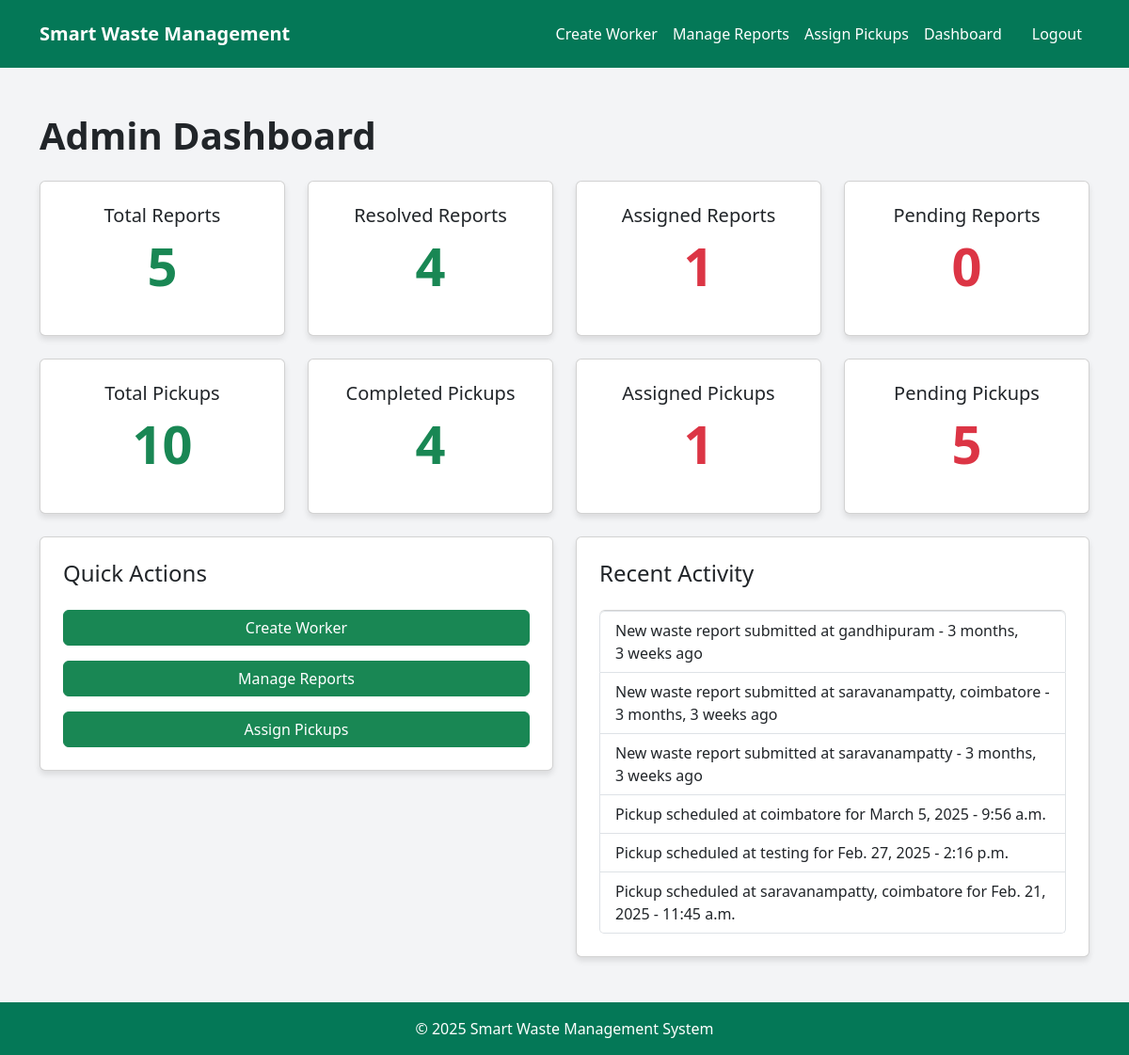
/admins/admin-dashboard (signed in), run on an earlier commit of the app's database.
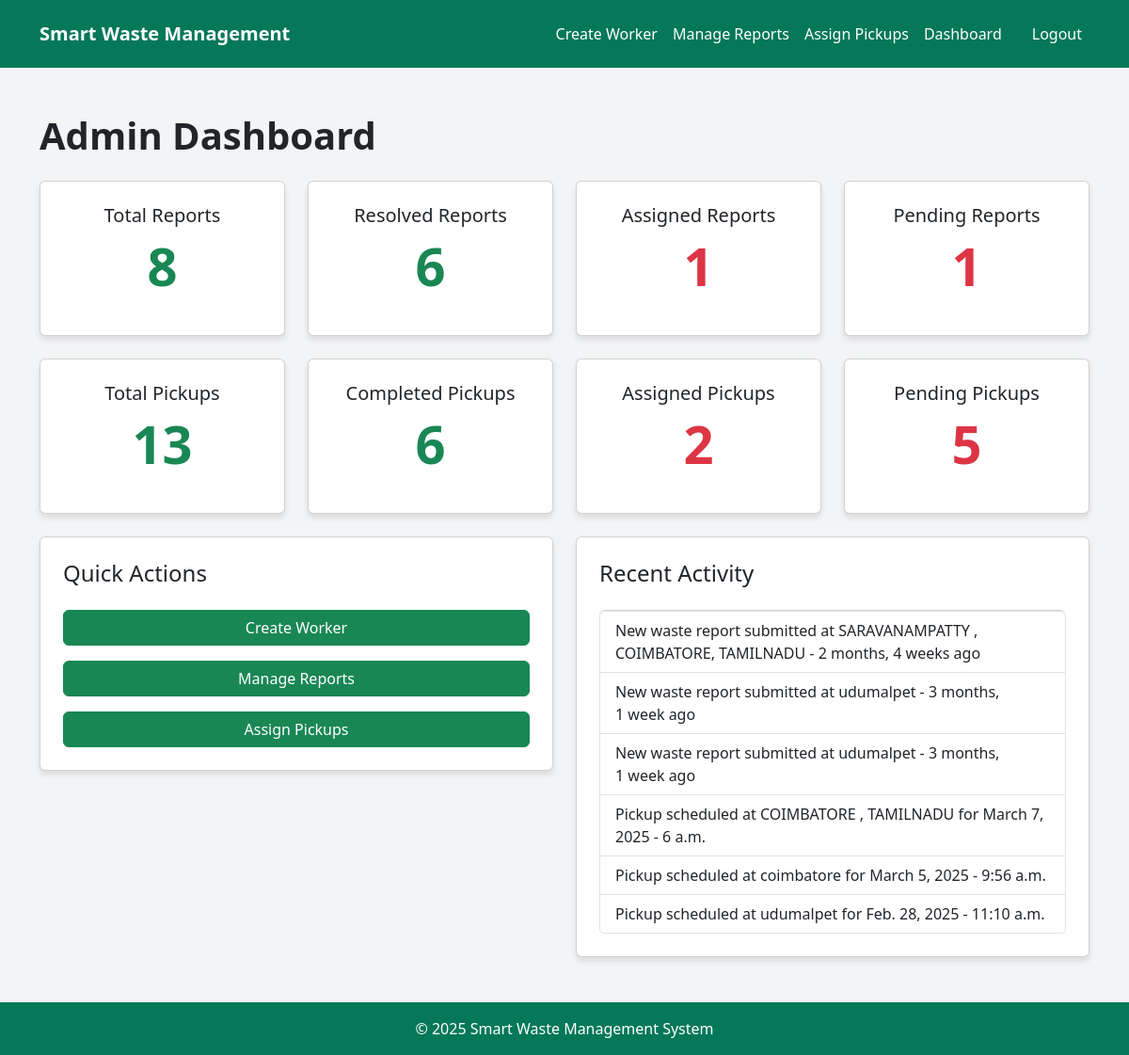
And on a later commit of the database.
### Users/models.py (models this page shows, shortened)
class WasteReport(models.Model):
    id = models.UUIDField(primary_key=True, default=uuid.uuid4, editable=False)
    user = models.ForeignKey(settings.AUTH_USER_MODEL, on_delete=models.CASCADE, related_name="reports", limit_choices_to={'role': 'publicUser'})
    admin = models.ForeignKey(settings.AUTH_USER_MODEL, on_delete=models.CASCADE, related_name="assigned_reports", limit_choices_to={'role': 'administrator'},null=True,blank=True)
    image = models.ImageField(upload_to='waste_reports/', blank=True, null=True)
    description = models.TextField()
    location = models.CharField(max_length=255)
    status = models.CharField(max_length=20, choices=[
        ('pending', 'Pending'),
        ('assigned', 'Assigned'),
        ('resolved', 'Resolved'),
    ], default='pending')
    assigned_worker = models.ForeignKey(settings.AUTH_USER_MODEL, on_delete=models.SET_NULL, null=True, blank=True, related_name="report_tasks", limit_choices_to={'role': 'worker'})
    created_at = models.DateTimeField(auto_now_add=True)
    updated_at = models.DateTimeField(auto_now=True)

class WastePickup(models.Model):
    id = models.UUIDField(primary_key=True, default=uuid.uuid4, editable=False)
    user = models.ForeignKey(settings.AUTH_USER_MODEL, on_delete=models.CASCADE, related_name="pickups", limit_choices_to={'role': 'publicUser'})
    admin = models.ForeignKey(settings.AUTH_USER_MODEL, on_delete=models.CASCADE, related_name="assigned_pickups", limit_choices_to={'role': 'administrator'})
    worker = models.ForeignKey(settings.AUTH_USER_MODEL, on_delete=models.SET_NULL, null=True, blank=True, related_name="pickup_tasks", limit_choices_to={'role': 'worker'})
    date = models.DateField()
    time = models.TimeField()
    location = models.CharField(max_length=255)
    status = models.CharField(max_length=20, choices=[
        ('scheduled', 'Scheduled'),
        ('assigned', 'Assigned'),
        ('completed', 'Completed'),
    ], default='scheduled')

### Admins/views.py (the view)
# urls.py: path('admin-dashboard', views.admin_dashboard, name='admin-dashboard'),
@login_required
def admin_dashboard(request):
    total_reports = WasteReport.objects.count() if WasteReport.objects.exists() else 0
    resolved_reports = WasteReport.objects.filter(status="resolved").count() if WasteReport.objects.exists() else 0
    pending_reports = WasteReport.objects.filter(status="pending").count() if WasteReport.objects.exists() else 0
    assigned_reports = WasteReport.objects.filter(status="assigned").count() if WasteReport.objects.exists() else 0
    total_pickups = WastePickup.objects.count() if WastePickup.objects.exists() else 0
    completed_pickups = WastePickup.objects.filter(status="completed").count() if WastePickup.objects.exists() else 0
    pending_pickups = WastePickup.objects.filter(status="scheduled").count() if WastePickup.objects.exists() else 0
    assigned_pickups = WastePickup.objects.filter(status="assigned").count() if WastePickup.objects.exists() else 0
    recent_reports = WasteReport.objects.order_by('-created_at')[:3] if WasteReport.objects.exists() else []
    recent_pickups = WastePickup.objects.order_by('-date', '-time')[:3] if WastePickup.objects.exists() else []
    context = {
        "total_reports": total_reports,
        "resolved_reports": resolved_reports,
        "pending_reports": pending_reports,
        "assigned_reports": assigned_reports,
        "total_pickups": total_pickups,
        "completed_pickups": completed_pickups,
        "pending_pickups": pending_pickups,
        "assigned_pickups": assigned_pickups,
        "recent_reports": recent_reports,
        "recent_pickups": recent_pickups,
    }
    return render(request, "Admins/adminDashboard.html", context)

### Admins/templates/Admins/adminDashboard.html
{% extends 'main.html' %}
{% block content %}
<main>
<div class="container mt-5">
    <h1 class="text-start fw-bold mb-4">Admin Dashboard</h1>
    <div class="row mb-4">
        <div class="col-md-3">
            <div class="card p-4 text-center">
                <h2 class="h5">Total Reports</h2>
                <p class="display-4 text-success fw-bold">{{total_reports|default:"0" }}</p>
            </div>
        </div>
        <div class="col-md-3">
            <div class="card p-4 text-center">
                <h2 class="h5">Resolved Reports</h2>
                <p class="display-4 text-success fw-bold">{{ resolved_reports }}</p>
            </div>
        </div>
        <div class="col-md-3">
            <div class="card p-4 text-center">
                <h2 class="h5">Assigned Reports</h2>
                <p class="display-4 text-danger fw-bold">{{ assigned_reports }}</p>
            </div>
        </div>
        <div class="col-md-3">
            <div class="card p-4 text-center">
                <h2 class="h5">Pending Reports</h2>
                <p class="display-4 text-danger fw-bold">{{ pending_reports }}</p>
            </div>
        </div>
    </div>
    <div class="row mb-4">
        <div class="col-md-3">
            <div class="card p-4 text-center">
                <h2 class="h5">Total Pickups</h2>
                <p class="display-4 text-success fw-bold">{{ total_pickups }}</p>
            </div>
        </div>
        <div class="col-md-3">
            <div class="card p-4 text-center">
                <h2 class="h5">Completed Pickups</h2>
                <p class="display-4 text-success fw-bold">{{ completed_pickups }}</p>
            </div>
        </div>
        <div class="col-md-3">
            <div class="card p-4 text-center">
                <h2 class="h5">Assigned Pickups</h2>
                <p class="display-4 text-danger fw-bold">{{ assigned_pickups }}</p>
            </div>
        </div>
        <div class="col-md-3">
            <div class="card p-4 text-center">
                <h2 class="h5">Pending Pickups</h2>
                <p class="display-4 text-danger fw-bold">{{ pending_pickups }}</p>
            </div>
        </div>
    </div>
    <div class="row">
        <div class="col-md-6">
            <div class="card p-4">
                <h2 class="h4">Quick Actions</h2>
                <div class="d-grid gap-3 mt-3">
                    <a href="{% url 'Admins:create-worker' %}" class="btn btn-success">Create Worker</a>
                    <a href="{% url 'Admins:manage-report' %}" class="btn btn-success">Manage Reports</a>
                    <a href="{% url 'Admins:view-pickups' %}" class="btn btn-success">Assign Pickups</a>
                </div>
            </div>
        </div>
        <div class="col-md-6">
            <div class="card p-4">
                <h2 class="h4">Recent Activity</h2>
                <ul class="list-group mt-3">
                    {% for report in recent_reports %}
                        <li class="list-group-item">New waste report submitted at {{ report.location }} - {{ report.created_at|timesince }} ago</li>
                    {% empty %}
                        <li class="list-group-item text-muted">No recent reports</li>
                    {% endfor %}
                    {% for pickup in recent_pickups %}
                        <li class="list-group-item">Pickup scheduled at {{ pickup.location }} for {{ pickup.date }} - {{ pickup.time }}</li>
                    {% empty %}
                        <li class="list-group-item text-muted">No recent pickups</li>
                    {% endfor %}
                </ul>
            </div>
        </div>
    </div>
</div>
</main>
{% endblock content %}

What changed in the data, as far as the page shows it:
no longer on this page (row unchanged): WasteReport: location "gandhipuram", created_at "3 months, 3 weeks"
no longer on this page (row unchanged): WasteReport: location "saravanampatty, coimbatore", created_at "3 months, 3 weeks"
no longer on this page (row unchanged): WasteReport: location "saravanampatty", created_at "3 months, 3 weeks"
no longer on this page (row unchanged): WastePickup: location "testing", date "Feb. 27, 2025", time "2:16 p.m."
no longer on this page (row unchanged): WastePickup: location "saravanampatty, coimbatore", date "Feb. 21, 2025", time "11:45 a.m."
added WasteReport: location "SARAVANAMPATTY , COIMBATORE, TAMILNADU", created_at "2 months, 4 weeks"
added WasteReport: location "udumalpet", created_at "3 months, 1 week"
added WasteReport: location "udumalpet", created_at "3 months, 1 week"
added WastePickup: location "COIMBATORE , TAMILNADU", date "March 7, 2025", time "6 a.m."
added WastePickup: location "udumalpet", date "Feb. 28, 2025", time "11:10 a.m."
Also different on the page:
{{ total_reports|default:"0" }}: "5" → "8"
{{ resolved_reports }}: "4" → "6"
{{ pending_reports }}: "0" → "1"
{{ total_pickups }}: "10" → "13"
{{ completed_pickups }}: "4" → "6"
{{ assigned_pickups }}: "1" → "2"
